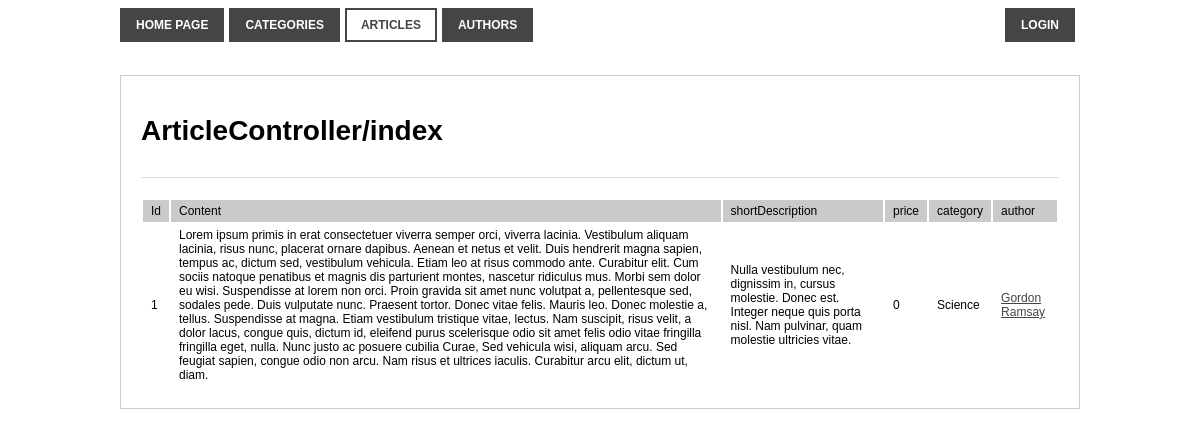
The page /article/view/1 on the database its author committed.
### tables this page shows
CREATE TABLE `articles` (
  `article_id` int(11) UNSIGNED NOT NULL,
  `content` text NOT NULL,
  `shortDescription` text NOT NULL,
  `price` float NOT NULL,
  `title` text NOT NULL,
  `author_id` int(10) UNSIGNED NOT NULL,
  `category_id` int(11) NOT NULL
);

CREATE TABLE `categories` (
  `category_id` int(11) UNSIGNED NOT NULL,
  `category_name` text NOT NULL
);

CREATE TABLE `authors` (
  `author_id` int(11) UNSIGNED NOT NULL,
  `author_name` text NOT NULL
);

### application/core/View.php (called while the page is built, shortened)
<?php
class View
{
    public function render($filename, $data = null)
    {
        require Config::get('PATH_VIEW') . '_templates/header.php';
        require Config::get('PATH_VIEW') . $filename . '.php';
        require Config::get('PATH_VIEW') . '_templates/footer.php';
    }
}

### application/controller/ArticleController.php (called while the page is built, shortened)
<?php
class ArticleController extends Controller
{
    public function view($article_id)
    {
        $user_id = Session::get('user_id');
        $article = ArticleModel::getArticle($article_id);
        if ((int)$article->price == 0 || ArticleModel::checkIfArticleInUserCollectionByUserId($article_id, $user_id)) {
            $article = ArticleModel::getArticle($article_id, true);
        }
        $this->View->render('article/view', array(
            'article' => $article
        ));
    }
}

### public/index.php (called while the page is built, shortened)
<?php
new Application();

### application/model/ArticleModel.php (called while the page is built, shortened)
<?php
class ArticleModel
{
    public static function getArticle($article_id, $withContent = false)
    {
        $database = Db::getFactory()->getConnection();
        $contentString = '';
        if ($withContent == true) $contentString = 'content,';
        $sql = "SELECT article_id, $contentString shortDescription, price, category_id, author_id, category_id FROM articles WHERE article_id =
         :article_id LIMIT 1";
        $query = $database->prepare($sql);
        $query->execute(array(':article_id' => $article_id));
        return $query->fetch();
    }
}

### application/model/CategoryModel.php (called while the page is built, shortened)
<?php
class CategoryModel
{
    public static function getCategory($category_id)
    {
        $database = Db::getFactory()->getConnection();
        $sql = "SELECT category_id, category_name from categories WHERE category_id =
         :category_id LIMIT 1";
        $query = $database->prepare($sql);
        $query->execute(array(':category_id' => $category_id));
        return $query->fetch();
    }
}

### application/core/Config.php (called while the page is built, shortened)
<?php
class Config
{
    public static $config;
    public static function get($key)
    {
        if (!self::$config) {
            $config_file = '../application/config/config.php';
            self::$config = require $config_file;
        }
        return self::$config[$key];
    }
}

### application/model/AuthorModel.php (called while the page is built, shortened)
<?php
class AuthorModel
{
    public static function getAuthor($author_id)
    {
        $database = Db::getFactory()->getConnection();
        $sql = "SELECT author_id, author_name from authors WHERE author_id =
         :author_id LIMIT 1";
        $query = $database->prepare($sql);
        $query->execute(array(':author_id' => $author_id));
        return $query->fetch();
    }
}

### application/view/article/view.php (the view, shortened to what this page needs)
<div class="container">
    <h1>ArticleController/index</h1>
    <div class="box">
        <?php
        if ($this->article) {
            $category = CategoryModel::getCategory($this->article->category_id)->category_name;
            $author = AuthorModel::getAuthor($this->article->author_id)->author_name;
            ?>
            <table class="article-table">
                <thead>
                <tr>
                    <td>Id</td>
                    <td>Content</td>
                    <td>shortDescription</td>
                    <td>price</td>
                    <td>category</td>
                    <td>author</td>
                </tr>
                </thead>
                <tbody>
                <tr>
                    <td><?= $this->article->article_id; ?></td>
                    <td><?php
                        if (!empty($this->article->content)) {
                            echo $this->article->content;
                        };
                        ?>
                    </td>
                    <td><?= $this->article->shortDescription; ?></td>
                    <td><?= $this->article->price; ?></td>
                    <td><?= $category; ?></td>
                    <td>
                        <a href="<?= Config::get('URL') . 'author/articles/' . $this->article->author_id; ?>">
                            <?= $author ?>
                        </a>
                    </td>
                </tr>
                </tbody>
            </table>
        <?php } ?>
    </div>
</div>

### public/css/style.css (style rules this page uses)
body { font-family: Arial, sans-serif; font-weight: 400; font-size: 14px; }
.container { max-width: 960px; border: 1px solid #ccc; padding: 20px; margin: 30px 0 30px 0; }
.container a { color: #454545; }
.container table { font-size: 12px; margin-top: 10px; }
.container table thead td { background-color: #cacaca; padding: 4px 8px; }
.container table tbody td { padding: 4px 8px; }
.container .box { border-top: 1px solid #ddd; margin-top: 30px; padding-top: 10px; }

### rows shown on the page
articles: article_id "1", content "Lorem ipsum primis in erat consectetuer viverra semper orci, viverra lacinia. Vestibulum aliquam lacinia, risus nunc, placerat ornare dapibus. Aenean et netus et velit. Duis hendrerit magna sapien, tempus ac, dictum sed, vestibulum vehicula. Etiam leo at risus commodo ante. Curabitur elit. Cum sociis natoque penatibus et magnis dis parturient montes, nascetur ridiculus mus. Morbi sem dolor eu wisi. Suspendisse at lorem non orci. Proin gravida sit amet nunc volutpat a, pellentesque sed, sodales pede. Duis vulputate nunc. Praesent tortor. Donec vitae felis. Mauris leo. Donec molestie a, tellus. Suspendisse at magna. Etiam vestibulum tristique vitae, lectus. Nam suscipit, risus velit, a dolor…", shortDescription "Nulla vestibulum nec, dignissim in, cursus molestie. Donec est. Integer neque quis porta nisl. Nam pulvinar, quam molestie ultricies vitae.", price "0", category.category_name "Science", author.author_name "Gordon Ramsay"
